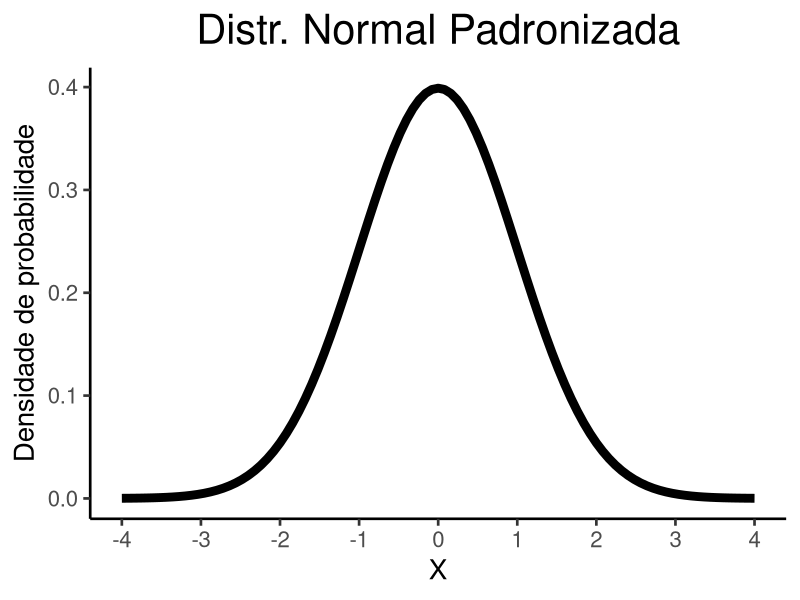
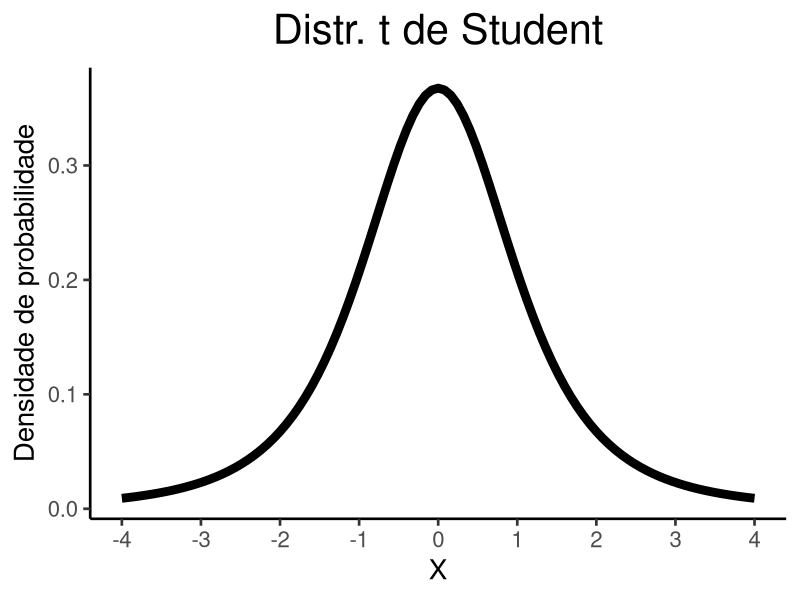
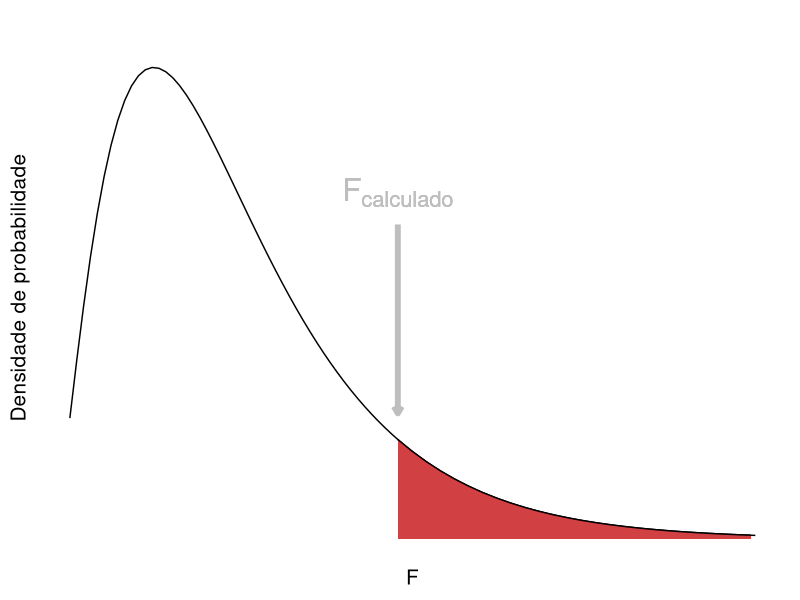

Write the R code that produced these figures, in order.
library(tidyverse)
ggplot(data.frame(x = seq(-4,4, l = 100)), aes(x = x)) +
  stat_function(fun = dnorm, size = 3) +
  labs(x = 'X', y = 'Densidade de probabilidade',
       title = 'Distr. Normal Padronizada') +
  scale_x_continuous(breaks = -4:4) +
  theme_classic(base_size = 20) +
  theme(plot.title = element_text(hjust = 0.5, size = 30))
  
ggplot(data.frame(x = seq(-4,4, l = 100)), aes(x = x)) +
  stat_function(fun = dt, args = list(df = 3), size = 3) +
  labs(x = 'X', y = 'Densidade de probabilidade',
       title = 'Distr. t de Student') +
  scale_x_continuous(breaks = -4:4) +
  theme_classic(base_size = 20) +
  theme(plot.title = element_text(hjust = 0.5, size = 30))

glnon <- 5
glden <- 50

params = list(df1 = glnon, df2 = glden)
ylim = c(0,10)
pF = 0.90
lim <- qf(pF, df1 = glnon, df2 = glden)
dfF <- data.frame(x = seq(0.1,4, l = 100)) %>% 
  mutate(df = stats::df(x, df1 = glnon, df2 = glden))
Fcurve = ggplot(data = dfF, mapping = aes(x = x)) +
  stat_function(fun = stats::df, args = list(df1 = glnon, df2 = glden)) +
  geom_area(stat = "function", fun = stats::df, color = 1,
            args = params,
            fill = '#d14143',
            xlim = c(lim, ylim[2])) +
  theme_classic(base_size = 15) +
  xlab('X') + #ylab('Densidade de probabilidade') +
  theme(plot.title = element_text(hjust = 0.5),
        plot.subtitle = element_text(hjust = 0.5, color = 'black')) +
  scale_x_continuous(name = 'F',
                     limits = range(dfF$x), labels = NULL, breaks = NULL) +
  scale_y_continuous(name = 'Densidade de probabilidade',
                     limits = c(0,0.8), labels = NULL, breaks = NULL) +
  annotate(geom = 'segment', x = lim - 0.0, xend = lim - 0.0,
           y = 0.5, yend = 0.2, color = 'gray', size = 2,
           arrow = arrow(length = unit(2, "mm"))) +
  annotate(geom = 'text', x = lim - 0.0, y = 0.55, size = 8,
           color = 'gray', label = bquote("F"["calculado"]))

Fcurve
